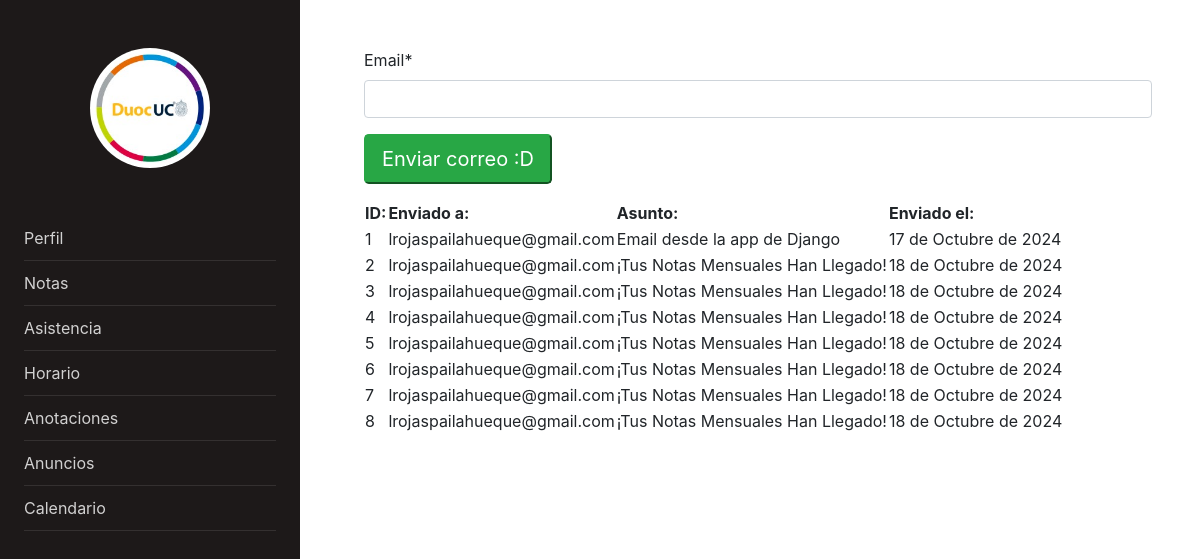
Page /email/ on the committed database.
### AulaVirtual/models.py (models this page shows, shortened)
class Emails(models.Model):
    subject = models.CharField(max_length=500)
    message = models.TextField(max_length=500)
    email = models.EmailField()
    created_ad = models.DateField(auto_now_add=True, blank=True, null=True)
    updated_ad = models.DateField(auto_now=True)

### AulaVirtual/views.py (the view, shortened to what this page needs)
# urls.py: path('email/', BasicEmailView.as_view(), name='my_form_view')
class BasicEmailView(FormView, ListView):
    template_name = "app/emailhome.html"
    context_object_name = 'mydata'
    model = Emails
    form_class = EmailForm
    success_url = "/"

### AulaVirtual/forms.py
class EmailForm(forms.ModelForm):
    email = forms.EmailField(label="Email", required=True)
    class Meta:
        model = Emails
        exclude = ['created_at', 'edited_at', 'message', 'subject']

### AulaVirtual/templates/app/emailhome.html (shortened to what this page needs)
{% extends 'app/base.html' %}
{% load static %}
{% load humanize %}
{% load crispy_forms_tags %}
{% block content %}
<div class="pageholder">
    <form method="post" action="{% url 'my_form_view' %}">
        <div class="linkholder">
            <div class="form1 ml-3"> {{form.email|as_crispy_field}}  </div>
            <button class="btn-success btn-lg ml-3" type="submit" > Enviar correo :D</button>
        </div>
    </form>
    <div class="linkholder">
        <table id="ourtable3" class="myTable m-3">
            <thead>
                <tr>
                    <th>ID: </th>
                    <th>Enviado a: </th>
                    <th>Asunto: </th>
                    <th>Enviado el: </th>
                </tr>
            </thead>
            <tbody>
                {% for a in mydata %}
                 <tr>
                    <td> {{a.id}} </td>
                    <td> {{a.email}} </td>
                    <td> {{a.subject}} </td>
                    <td> {{a.created_ad}} </td>
                 </tr>
                {% endfor%}
            </tbody>
        </table>
     </div>
</div>
</body>
{% endblock %}

### rows in the picture
Emails: id "1", email "lrojaspailahueque@gmail.com", subject "Email desde la app de Django", created_ad "17 de Octubre de 2024"
Emails: id "2", email "lrojaspailahueque@gmail.com", subject "¡Tus Notas Mensuales Han Llegado!", created_ad "18 de Octubre de 2024"
Emails: id "3", email "lrojaspailahueque@gmail.com", subject "¡Tus Notas Mensuales Han Llegado!", created_ad "18 de Octubre de 2024"
Emails: id "4", email "lrojaspailahueque@gmail.com", subject "¡Tus Notas Mensuales Han Llegado!", created_ad "18 de Octubre de 2024"
Emails: id "5", email "lrojaspailahueque@gmail.com", subject "¡Tus Notas Mensuales Han Llegado!", created_ad "18 de Octubre de 2024"
Emails: id "6", email "lrojaspailahueque@gmail.com", subject "¡Tus Notas Mensuales Han Llegado!", created_ad "18 de Octubre de 2024"
Emails: id "7", email "lrojaspailahueque@gmail.com", subject "¡Tus Notas Mensuales Han Llegado!", created_ad "18 de Octubre de 2024"
Emails: id "8", email "lrojaspailahueque@gmail.com", subject "¡Tus Notas Mensuales Han Llegado!", created_ad "18 de Octubre de 2024"
